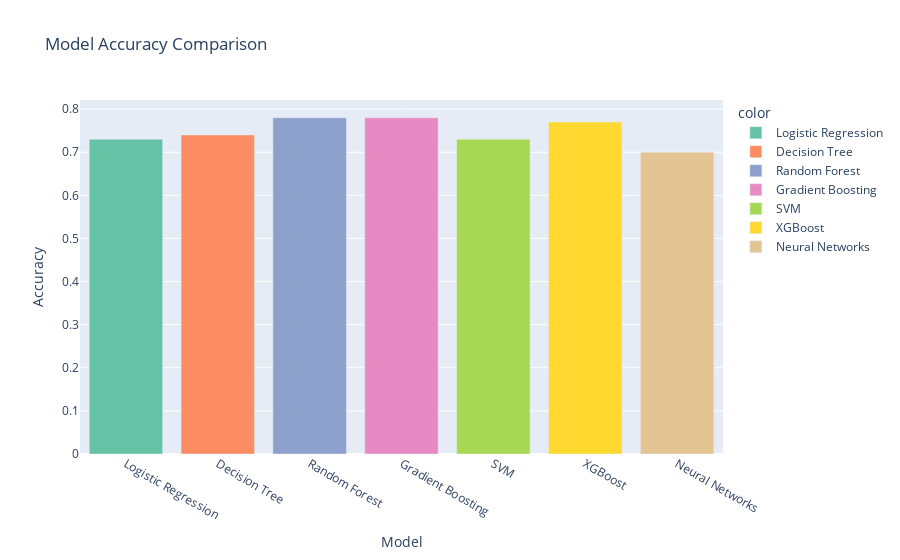

The code cell stored with this chart in its notebook:
### Markdown cell above
---
<a href=#seven></a>
## **Evaluation and Validation**

---

### Code cell
# Model names and accuracies 
model_names = ['Logistic Regression', 'Decision Tree', 'Random Forest', 'Gradient Boosting', 'SVM', 'XGBoost', 'Neural Networks']
accuracies = [0.73, 0.74, 0.78, 0.78, 0.73, 0.77, 0.70]  # calculated accuracy scores

# Create interactive bar plot
fig = px.bar(x=model_names, y=accuracies, 
             labels={'x': 'Model', 'y': 'Accuracy'},
             title='Model Accuracy Comparison',
             color=model_names,
             color_discrete_sequence=px.colors.qualitative.Set2)

# Show the plot
fig.show()

### Figure 1 — Plotly figure (JSON) as saved in the notebook; plotly's stock layout.template omitted (floating-point values rounded to 4 significant figures)
{"data": [{"alignmentgroup": "True", "hovertemplate": "color=Logistic Regression<br>Model=%{x}<br>Accuracy=%{y}<extra></extra>", "legendgroup": "Logistic Regression", "marker": {"color": "rgb(102,194,165)", "pattern": {"shape": ""}}, "name": "Logistic Regression", "offsetgroup": "Logistic Regression", "orientation": "v", "showlegend": true, "textposition": "auto", "type": "bar", "x": ["Logistic Regression"], "xaxis": "x", "y": [0.73], "yaxis": "y"}, {"alignmentgroup": "True", "hovertemplate": "color=Decision Tree<br>Model=%{x}<br>Accuracy=%{y}<extra></extra>", "legendgroup": "Decision Tree", "marker": {"color": "rgb(252,141,98)", "pattern": {"shape": ""}}, "name": "Decision Tree", "offsetgroup": "Decision Tree", "orientation": "v", "showlegend": true, "textposition": "auto", "type": "bar", "x": ["Decision Tree"], "xaxis": "x", "y": [0.74], "yaxis": "y"}, {"alignmentgroup": "True", "hovertemplate": "color=Random Forest<br>Model=%{x}<br>Accuracy=%{y}<extra></extra>", "legendgroup": "Random Forest", "marker": {"color": "rgb(141,160,203)", "pattern": {"shape": ""}}, "name": "Random Forest", "offsetgroup": "Random Forest", "orientation": "v", "showlegend": true, "textposition": "auto", "type": "bar", "x": ["Random Forest"], "xaxis": "x", "y": [0.78], "yaxis": "y"}, {"alignmentgroup": "True", "hovertemplate": "color=Gradient Boosting<br>Model=%{x}<br>Accuracy=%{y}<extra></extra>", "legendgroup": "Gradient Boosting", "marker": {"color": "rgb(231,138,195)", "pattern": {"shape": ""}}, "name": "Gradient Boosting", "offsetgroup": "Gradient Boosting", "orientation": "v", "showlegend": true, "textposition": "auto", "type": "bar", "x": ["Gradient Boosting"], "xaxis": "x", "y": [0.78], "yaxis": "y"}, {"alignmentgroup": "True", "hovertemplate": "color=SVM<br>Model=%{x}<br>Accuracy=%{y}<extra></extra>", "legendgroup": "SVM", "marker": {"color": "rgb(166,216,84)", "pattern": {"shape": ""}}, "name": "SVM", "offsetgroup": "SVM", "orientation": "v", "showlegend": true, "textposition": "auto", "type": "bar", "x": ["SVM"], "xaxis": "x", "y": [0.73], "yaxis": "y"}, {"alignmentgroup": "True", "hovertemplate": "color=XGBoost<br>Model=%{x}<br>Accuracy=%{y}<extra></extra>", "legendgroup": "XGBoost", "marker": {"color": "rgb(255,217,47)", "pattern": {"shape": ""}}, "name": "XGBoost", "offsetgroup": "XGBoost", "orientation": "v", "showlegend": true, "textposition": "auto", "type": "bar", "x": ["XGBoost"], "xaxis": "x", "y": [0.77], "yaxis": "y"}, {"alignmentgroup": "True", "hovertemplate": "color=Neural Networks<br>Model=%{x}<br>Accuracy=%{y}<extra></extra>", "legendgroup": "Neural Networks", "marker": {"color": "rgb(229,196,148)", "pattern": {"shape": ""}}, "name": "Neural Networks", "offsetgroup": "Neural Networks", "orientation": "v", "showlegend": true, "textposition": "auto", "type": "bar", "x": ["Neural Networks"], "xaxis": "x", "y": [0.7], "yaxis": "y"}], "layout": {"barmode": "relative", "legend": {"title": {"text": "color"}, "tracegroupgap": 0}, "title": {"text": "Model Accuracy Comparison"}, "xaxis": {"anchor": "y", "domain": [0, 1], "title": {"text": "Model"}}, "yaxis": {"anchor": "x", "domain": [0, 1], "title": {"text": "Accuracy"}}}}
